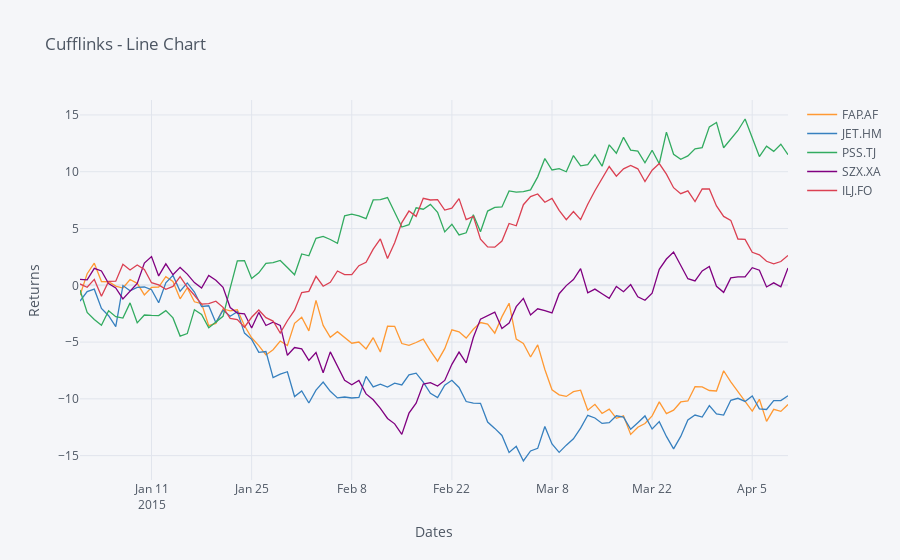

Notebook code cell kept with this figure:
### Code cell
cf.datagen.lines().iplot(kind='scatter',xTitle='Dates',yTitle='Returns',title='Cufflinks - Line Chart')
